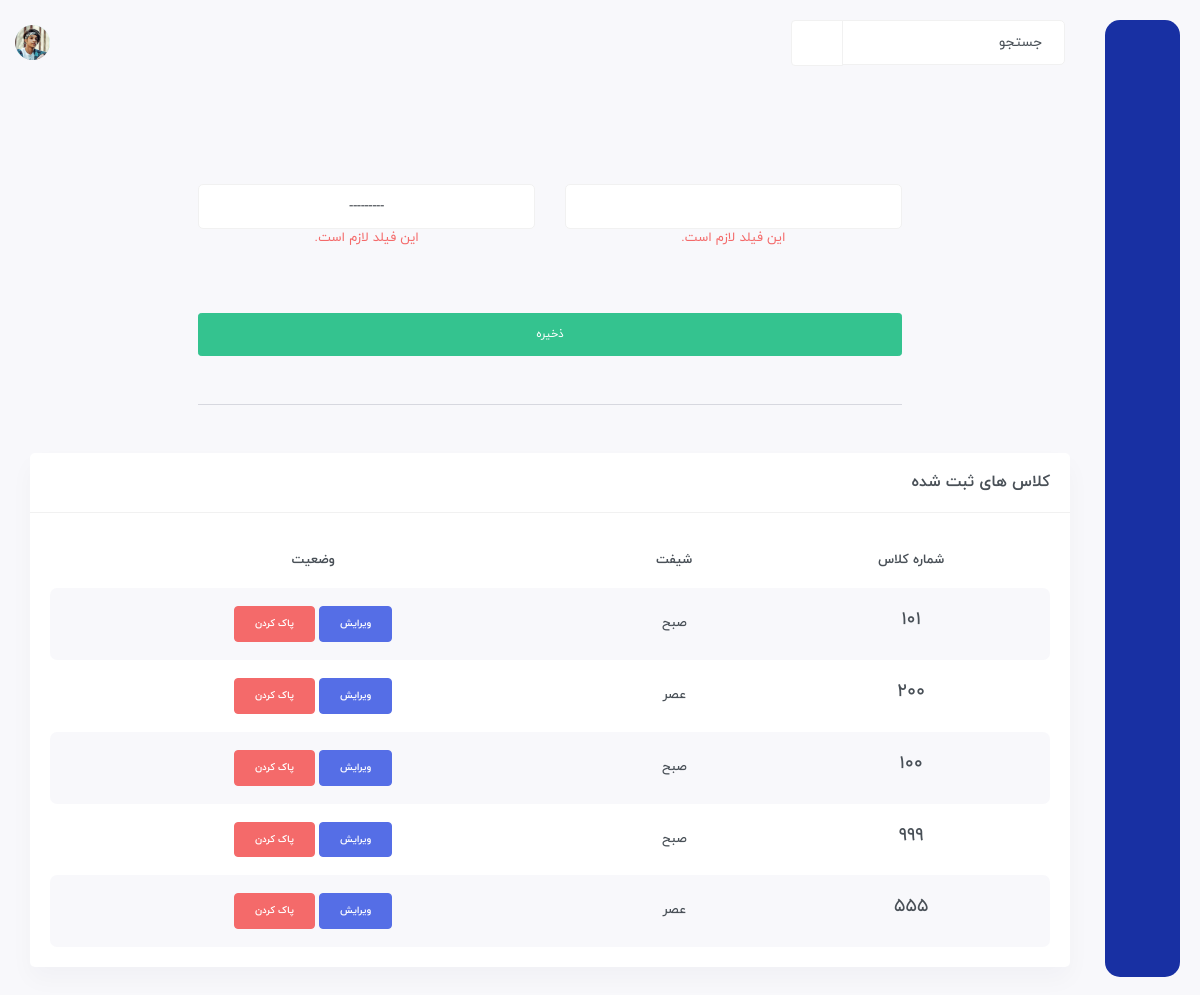
The app's page /created/create-class/ (signed in), older data.
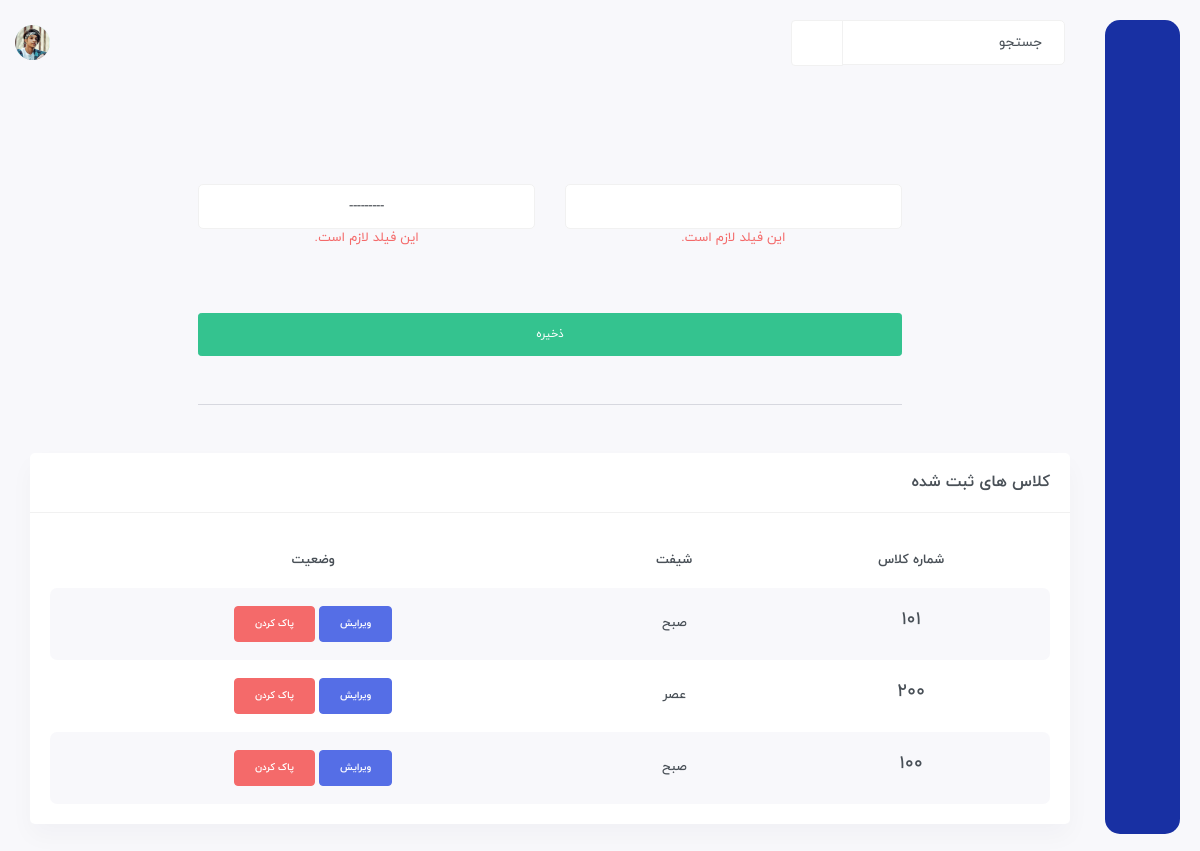
The same page, newer data.
### Student/models.py (models this page shows, shortened)
class Class(models.Model):
    number = models.IntegerField()
    shift = models.CharField(choices=SHIFT, max_length=3)

### Student/views.py (the view, shortened to what this page needs)
class CreateClassView(LoginRequiredMixin, generic.View):
    login_url = 'account:login'
    template_name = 'create-class.html'
    def get(self, request, *args, **kwargs):
        form = forms.ClassForm(request.POST)
        class_ = models.Class.objects.all()
        return render(request, self.template_name, {'form': form, 'class': class_})

### Student/forms.py (shortened to what this page needs)
class ClassForm(forms.ModelForm):
    def __init__(self, *args, **kwargs):
        super(ClassForm, self).__init__(*args, **kwargs)
        self.fields['number'].widget.attrs.update({'class': 'form-control text-center mt-3'})
        self.fields['shift'].widget.attrs.update({'class': 'form-control text-center mt-3'})
    class Meta:
        model = models.Class
        fields = '__all__'

### templates/create-class.html (shortened to what this page needs)
{% extends 'base.html' %}
{% load static %}
{% load jalali_tags %}
{% block body %}
	<div id="main-wrapper">
	    <div class="content-body">
            <div class="container">
                <div class="row mt-5 d-flex justify-content-center">
                    <div class="col-md-12">
                        <form action="" method="post">
                            <div class="row d-flex justify-content-center ">
                                <div class="col-md-8">
                                    <div class="col-md-12">
                                        <div class="row">
                                            <div class="col-md-6">
                                                {{ form.number }}
                                                {% for e in form.number.errors %}
                                                    <p class="text-danger text-center">{{ e }}</p>
                                                {% endfor %}
                                            </div>
                                            <div class="col-md-6">
                                                {{ form.shift }}
                                                {% for e in form.shift.errors %}
                                                    <p class="text-danger text-center">{{ e }}</p>
                                                {% endfor %}
                                            </div>
                                        </div>
                                        <button class="btn btn-success btn-sm mt-5 btn-block mb-5">ذخیره</button>
                                        <hr class="text-secondary mb-5">
                                    </div>
                                </div>
                            </div>
                        </form>
                    </div>
                    <div class="row d-flex justify-content-center">
                        <div class="col-xxl-8">
                            <div class="card">
                            <div class="card-header align-items-center">
                                <h4 class="card-title">کلاس های ثبت شده</h4>
                            </div>
                            <div class="card-body">
                                <div class="table-responsive">
                                <table class="table table-striped responsive-table text-center">
                                    <thead>
                                    <tr>
                                        <th>شماره کلاس</th>
                                        <th>شیفت</th>
                                        <th>وضعیت</th>
                                    </tr>
                                    </thead>
                                    <tbody>
                                        {% for c in class %}
                                            <tr>
                                                <td>
                                                <h4>{{ c.number }}</h4>
                                                </td>
                                                <td>{{ c.shift }}</td>
                                                <td>
                                                    <a class="btn badge btn-primary" href="{% url 'student:edit-class' c.number c.shift %}">ویرایش</a>
                                                    <button type="button" class="btn badge btn-danger" data-bs-toggle="modal" data-bs-target="#staticBackdrop-{{ c.id }}">
                                                        پاک کردن
                                                    </button>
                                                </td>
                                            </tr>
                                        {% endfor %}
                                    </tbody>
                                </table>
                                </div>
                            </div>
                            </div>
                        </div>
                    </div>
                </div>
            </div>
	    </div>
	</div>
{% endblock %}

Row changes from the older to the newer data that the page shows:
removed Class: number "999", shift "صبح"
removed Class: number "555", shift "عصر"
